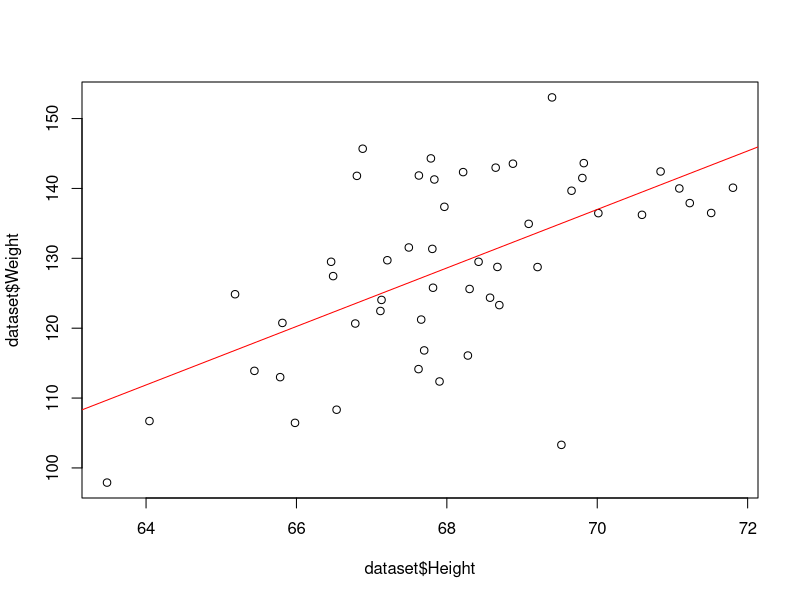
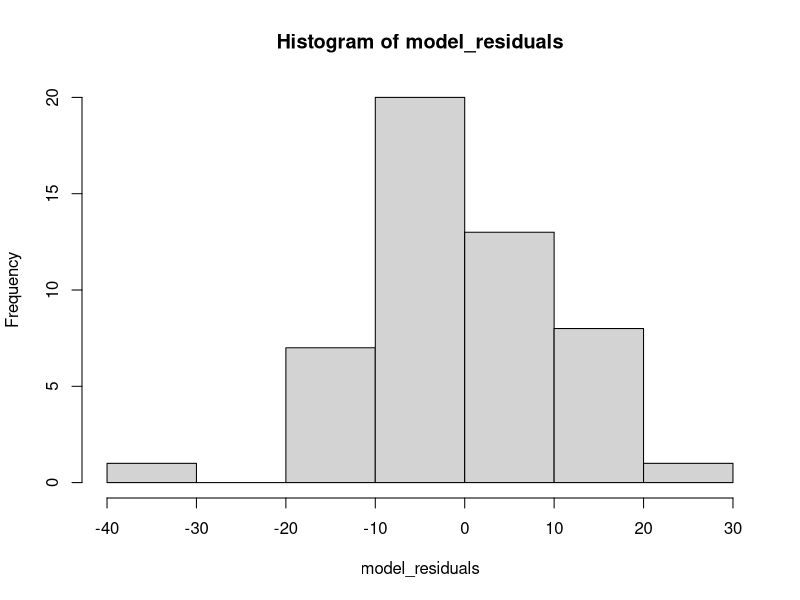
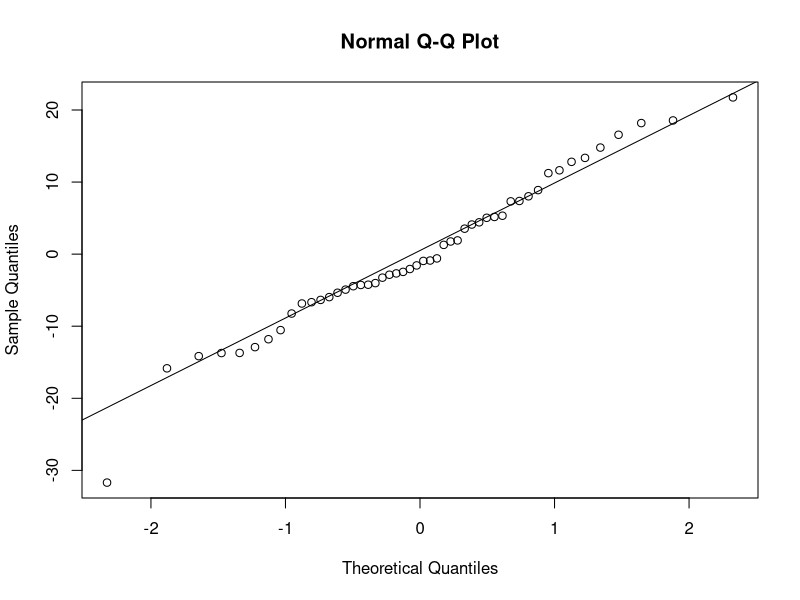
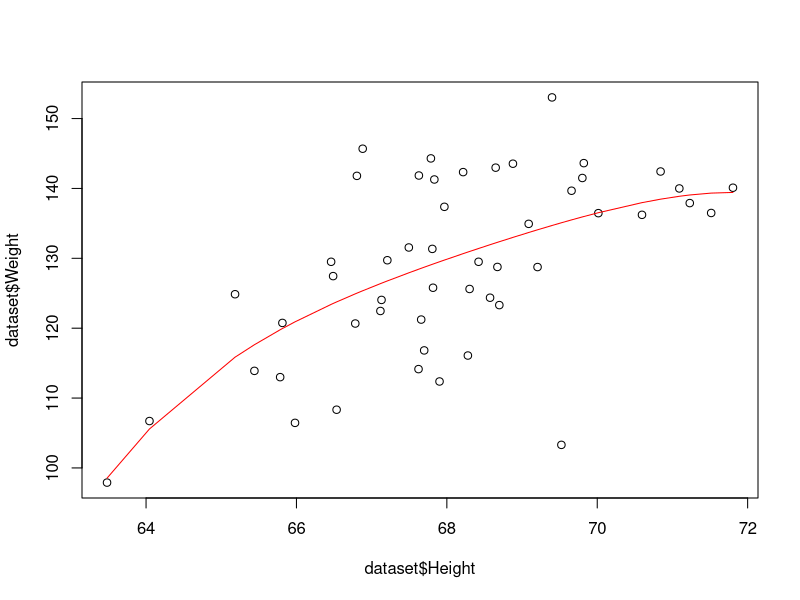

Recreate these plots in R, in order.
dataset<-data.frame(
  Height=c(65.78331, 71.51521, 69.39874, 68.2166, 67.78781, 68.69784, 69.80204, 70.01472, 67.90265, 66.78236, 66.48769, 67.62333, 68.30248, 67.11656, 68.27967, 71.0916, 66.461, 68.64927, 71.23033, 67.13118, 67.83379, 68.87881, 63.48115, 68.42187, 67.62804, 67.20864, 70.84235, 67.49434, 66.53401, 65.44098, 69.5233, 65.8132, 67.8163, 70.59505, 71.80484, 69.20613, 66.80368, 67.65893, 67.80701, 64.04535, 68.57463, 65.18357, 69.65814, 67.96731, 65.98088, 68.67249, 66.88088, 67.69868, 69.82117, 69.08817),
  Weight=c(112.9925, 136.4873, 153.0269, 142.3354, 144.2971, 123.3024, 141.4947, 136.4623, 112.3723, 120.6672, 127.4516, 114.143, 125.6107, 122.4618, 116.0866, 139.9975, 129.5023, 142.9733, 137.9025, 124.0449, 141.2807, 143.5392, 97.90191, 129.5027, 141.8501, 129.7244, 142.4235, 131.5502, 108.3324, 113.8922, 103.3016, 120.7536, 125.7886, 136.2225, 140.1015, 128.7487, 141.7994, 121.2319, 131.3478, 106.7115, 124.3598, 124.8591, 139.6711, 137.3696, 106.4499, 128.7639, 145.6837, 116.819, 143.6215, 134.9325))
dataset

#linear Regression
plot(dataset$Height,dataset$Weight)
dataset.regression<-lm(Weight ~ Height,data=dataset )
summary(dataset.regression)
abline(dataset.regression,col="red")

#Multiple Regression
model_residuals = dataset.regression$residuals
hist(model_residuals)
qqnorm(model_residuals)
qqline(model_residuals)

#Polynomial Regression
model<-lm(Weight ~ poly(Height,4),data<-dataset)
summary(model)
plot(dataset$Height,dataset$Weight)
lines(sort(dataset$Height),fitted(model)[order(data$Height)],col="red",type="l")